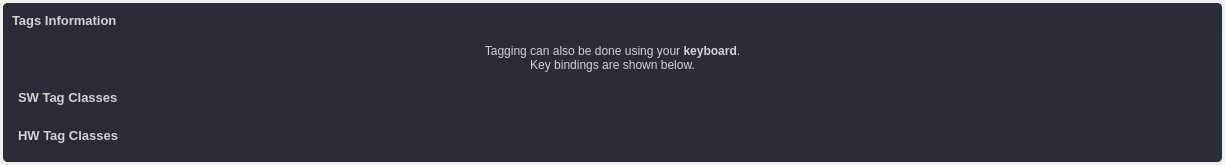
<?xml version="1.0" encoding="UTF-8"?>
<ui version="4.0">
 <class>widget_tags_info</class>
 <widget class="QWidget" name="widget_tags_info">
  <property name="geometry">
   <rect>
    <x>0</x>
    <y>0</y>
    <width>1225</width>
    <height>165</height>
   </rect>
  </property>
  <property name="windowTitle">
   <string>Form</string>
  </property>
  <property name="styleSheet">
   <string notr="true"/>
  </property>
  <layout class="QVBoxLayout" name="verticalLayout">
   <property name="spacing">
    <number>3</number>
   </property>
   <property name="leftMargin">
    <number>3</number>
   </property>
   <property name="topMargin">
    <number>3</number>
   </property>
   <property name="rightMargin">
    <number>3</number>
   </property>
   <property name="bottomMargin">
    <number>3</number>
   </property>
   <item>
    <widget class="QFrame" name="frame_tags_info">
     <property name="minimumSize">
      <size>
       <width>0</width>
       <height>0</height>
      </size>
     </property>
     <property name="maximumSize">
      <size>
       <width>16777215</width>
       <height>16777215</height>
      </size>
     </property>
     <property name="styleSheet">
      <string notr="true">background-color: rgb(41, 45, 56);
border-radius: 5px;
color: rgb(210, 210, 210);</string>
     </property>
     <property name="frameShape">
      <enum>QFrame::NoFrame</enum>
     </property>
     <property name="frameShadow">
      <enum>QFrame::Raised</enum>
     </property>
     <layout class="QVBoxLayout" name="verticalLayout_13" stretch="0,0">
      <property name="spacing">
       <number>0</number>
      </property>
      <property name="leftMargin">
       <number>0</number>
      </property>
      <property name="topMargin">
       <number>0</number>
      </property>
      <property name="rightMargin">
       <number>0</number>
      </property>
      <property name="bottomMargin">
       <number>0</number>
      </property>
      <item>
       <widget class="QFrame" name="frame_title">
        <property name="maximumSize">
         <size>
          <width>16777215</width>
          <height>35</height>
         </size>
        </property>
        <property name="cursor">
         <cursorShape>ArrowCursor</cursorShape>
        </property>
        <property name="styleSheet">
         <string notr="true">background-color: rgb(39, 44, 54);</string>
        </property>
        <property name="frameShape">
         <enum>QFrame::StyledPanel</enum>
        </property>
        <property name="frameShadow">
         <enum>QFrame::Raised</enum>
        </property>
        <layout class="QHBoxLayout" name="horizontalLayout">
         <property name="leftMargin">
          <number>9</number>
         </property>
         <property name="topMargin">
          <number>9</number>
         </property>
         <property name="rightMargin">
          <number>9</number>
         </property>
         <property name="bottomMargin">
          <number>9</number>
         </property>
         <item>
          <widget class="QLabel" name="label_title">
           <property name="font">
            <font>
             <pointsize>10</pointsize>
             <bold>true</bold>
            </font>
           </property>
           <property name="text">
            <string>Tags Information</string>
           </property>
           <property name="textInteractionFlags">
            <set>Qt::LinksAccessibleByMouse|Qt::TextSelectableByKeyboard|Qt::TextSelectableByMouse</set>
           </property>
          </widget>
         </item>
         <item>
          <widget class="QPushButton" name="pushButton_show">
           <property name="minimumSize">
            <size>
             <width>18</width>
             <height>18</height>
            </size>
           </property>
           <property name="maximumSize">
            <size>
             <width>18</width>
             <height>18</height>
            </size>
           </property>
           <property name="text">
            <string/>
           </property>
           <property name="icon">
            <iconset resource="../../UI/resources.qrc">
             <normaloff>:/icons/icons/outline_arrow_bottom_white_18dp.png</normaloff>:/icons/icons/outline_arrow_bottom_white_18dp.png</iconset>
           </property>
          </widget>
         </item>
         <item>
          <widget class="QPushButton" name="pushButton_pop_out">
           <property name="minimumSize">
            <size>
             <width>18</width>
             <height>18</height>
            </size>
           </property>
           <property name="maximumSize">
            <size>
             <width>18</width>
             <height>18</height>
            </size>
           </property>
           <property name="text">
            <string/>
           </property>
           <property name="icon">
            <iconset resource="../../UI/resources.qrc">
             <normaloff>:/icons/icons/outline_open_in_full_white_18dp.png</normaloff>:/icons/icons/outline_open_in_full_white_18dp.png</iconset>
           </property>
          </widget>
         </item>
        </layout>
       </widget>
      </item>
      <item>
       <widget class="QFrame" name="frame_contents">
        <property name="minimumSize">
         <size>
          <width>0</width>
          <height>0</height>
         </size>
        </property>
        <property name="cursor">
         <cursorShape>ArrowCursor</cursorShape>
        </property>
        <property name="styleSheet">
         <string notr="true">QLineEdit {
	background-color: rgb(27, 29, 35);
	border-radius: 5px;
	border: 2px solid rgb(27, 29, 35);
	padding-left: 10px;
}
QLineEdit:hover {
	border: 2px solid rgb(64, 71, 88);
}
QLineEdit:focus {
	border: 2px solid rgb(91, 101, 124);
}
QLineEdit:disabled {
	background-color: rgb(36, 40, 48);
	border: 2px solid rgb(32, 32, 32);
}
QComboBox{
	background-color: rgb(27, 29, 35);
	border-radius: 5px;
	border: 2px solid rgb(27, 29, 35);
	padding: 5px;
	padding-left: 10px;
}
QComboBox:hover{
	border: 2px solid rgb(64, 71, 88);
}
QComboBox:focus {
	border: 2px solid rgb(91, 101, 124);
}
QComboBox QAbstractItemView {
	color: rgb(85, 170, 255);	
	background-color: rgb(27, 29, 35);
	padding: 10px;
	selection-background-color: rgb(39, 44, 54);
}
QComboBox:disabled {
	background-color: rgb(36, 40, 48);
	border: 2px solid rgb(32, 32, 32);
}

QRadioButton::indicator {
    border: 3px rgb(27, 29, 35);
	width: 15px;
	height: 15px;
	border-radius: 10px;
    background: rgb(44, 49, 60);
	margin: 9px;
}
QRadioButton::indicator:hover {
    border: 3px solid rgb(58, 66, 81);
}
QRadioButton::indicator:checked {
    background: 3px solid rgb(94, 106, 130);
	border: 3px solid rgb(52, 59, 72);	
}
QRadioButton::indicator:unchecked {
    background: 3px solid rgb(44, 49, 60);
	border: 3px solid rgb(52, 59, 72);
}</string>
        </property>
        <property name="frameShadow">
         <enum>QFrame::Raised</enum>
        </property>
        <layout class="QVBoxLayout" name="verticalLayout_2">
         <property name="spacing">
          <number>0</number>
         </property>
         <property name="leftMargin">
          <number>6</number>
         </property>
         <property name="topMargin">
          <number>6</number>
         </property>
         <property name="rightMargin">
          <number>6</number>
         </property>
         <property name="bottomMargin">
          <number>6</number>
         </property>
         <item>
          <widget class="QFrame" name="frame_sw_tags_contents_2">
           <property name="minimumSize">
            <size>
             <width>0</width>
             <height>0</height>
            </size>
           </property>
           <property name="cursor">
            <cursorShape>ArrowCursor</cursorShape>
           </property>
           <property name="styleSheet">
            <string notr="true">QLineEdit {
	background-color: rgb(27, 29, 35);
	border-radius: 5px;
	border: 2px solid rgb(27, 29, 35);
	padding-left: 10px;
}
QLineEdit:hover {
	border: 2px solid rgb(64, 71, 88);
}
QLineEdit:focus {
	border: 2px solid rgb(91, 101, 124);
}
QLineEdit:disabled {
	background-color: rgb(36, 40, 48);
	border: 2px solid rgb(32, 32, 32);
}
QComboBox{
	background-color: rgb(27, 29, 35);
	border-radius: 5px;
	border: 2px solid rgb(27, 29, 35);
	padding: 5px;
	padding-left: 10px;
}
QComboBox:hover{
	border: 2px solid rgb(64, 71, 88);
}
QComboBox:focus {
	border: 2px solid rgb(91, 101, 124);
}
QComboBox QAbstractItemView {
	color: rgb(85, 170, 255);	
	background-color: rgb(27, 29, 35);
	padding: 10px;
	selection-background-color: rgb(39, 44, 54);
}
QComboBox:disabled {
	background-color: rgb(36, 40, 48);
	border: 2px solid rgb(32, 32, 32);
}

QRadioButton::indicator {
    border: 3px rgb(27, 29, 35);
	width: 15px;
	height: 15px;
	border-radius: 10px;
    background: rgb(44, 49, 60);
	margin: 9px;
}
QRadioButton::indicator:hover {
    border: 3px solid rgb(58, 66, 81);
}
QRadioButton::indicator:checked {
    background: 3px solid rgb(94, 106, 130);
	border: 3px solid rgb(52, 59, 72);	
}
QRadioButton::indicator:unchecked {
    background: 3px solid rgb(44, 49, 60);
	border: 3px solid rgb(52, 59, 72);
}</string>
           </property>
           <property name="frameShadow">
            <enum>QFrame::Raised</enum>
           </property>
           <layout class="QVBoxLayout" name="verticalLayout_6">
            <property name="spacing">
             <number>0</number>
            </property>
            <property name="leftMargin">
             <number>0</number>
            </property>
            <property name="topMargin">
             <number>0</number>
            </property>
            <property name="rightMargin">
             <number>0</number>
            </property>
            <property name="bottomMargin">
             <number>9</number>
            </property>
            <item>
             <widget class="QLabel" name="label">
              <property name="styleSheet">
               <string notr="true"/>
              </property>
              <property name="text">
               <string>&lt;html&gt;&lt;head/&gt;&lt;body&gt;&lt;p&gt;Tagging can also be done using your &lt;span style=&quot; font-weight:700;&quot;&gt;keyboard&lt;/span&gt;.&lt;br/&gt;Key bindings are shown below.&lt;/p&gt;&lt;/body&gt;&lt;/html&gt;</string>
              </property>
              <property name="alignment">
               <set>Qt::AlignCenter</set>
              </property>
             </widget>
            </item>
           </layout>
          </widget>
         </item>
         <item>
          <widget class="QFrame" name="frame_sw_tags_title">
           <property name="maximumSize">
            <size>
             <width>16777215</width>
             <height>35</height>
            </size>
           </property>
           <property name="cursor">
            <cursorShape>ArrowCursor</cursorShape>
           </property>
           <property name="styleSheet">
            <string notr="true">background-color: rgb(39, 44, 54);</string>
           </property>
           <property name="frameShape">
            <enum>QFrame::StyledPanel</enum>
           </property>
           <property name="frameShadow">
            <enum>QFrame::Raised</enum>
           </property>
           <layout class="QHBoxLayout" name="horizontalLayout_2">
            <property name="leftMargin">
             <number>9</number>
            </property>
            <property name="topMargin">
             <number>9</number>
            </property>
            <property name="rightMargin">
             <number>9</number>
            </property>
            <property name="bottomMargin">
             <number>9</number>
            </property>
            <item>
             <widget class="QLabel" name="sw_tags_title">
              <property name="font">
               <font>
                <pointsize>10</pointsize>
                <bold>true</bold>
               </font>
              </property>
              <property name="text">
               <string>SW Tag Classes</string>
              </property>
              <property name="textInteractionFlags">
               <set>Qt::LinksAccessibleByMouse|Qt::TextSelectableByKeyboard|Qt::TextSelectableByMouse</set>
              </property>
             </widget>
            </item>
           </layout>
          </widget>
         </item>
         <item>
          <widget class="QFrame" name="frame_sw_tags_contents">
           <property name="minimumSize">
            <size>
             <width>0</width>
             <height>0</height>
            </size>
           </property>
           <property name="cursor">
            <cursorShape>ArrowCursor</cursorShape>
           </property>
           <property name="styleSheet">
            <string notr="true">QLineEdit {
	background-color: rgb(27, 29, 35);
	border-radius: 5px;
	border: 2px solid rgb(27, 29, 35);
	padding-left: 10px;
}
QLineEdit:hover {
	border: 2px solid rgb(64, 71, 88);
}
QLineEdit:focus {
	border: 2px solid rgb(91, 101, 124);
}
QLineEdit:disabled {
	background-color: rgb(36, 40, 48);
	border: 2px solid rgb(32, 32, 32);
}
QComboBox{
	background-color: rgb(27, 29, 35);
	border-radius: 5px;
	border: 2px solid rgb(27, 29, 35);
	padding: 5px;
	padding-left: 10px;
}
QComboBox:hover{
	border: 2px solid rgb(64, 71, 88);
}
QComboBox:focus {
	border: 2px solid rgb(91, 101, 124);
}
QComboBox QAbstractItemView {
	color: rgb(85, 170, 255);	
	background-color: rgb(27, 29, 35);
	padding: 10px;
	selection-background-color: rgb(39, 44, 54);
}
QComboBox:disabled {
	background-color: rgb(36, 40, 48);
	border: 2px solid rgb(32, 32, 32);
}

QRadioButton::indicator {
    border: 3px rgb(27, 29, 35);
	width: 15px;
	height: 15px;
	border-radius: 10px;
    background: rgb(44, 49, 60);
	margin: 9px;
}
QRadioButton::indicator:hover {
    border: 3px solid rgb(58, 66, 81);
}
QRadioButton::indicator:checked {
    background: 3px solid rgb(94, 106, 130);
	border: 3px solid rgb(52, 59, 72);	
}
QRadioButton::indicator:unchecked {
    background: 3px solid rgb(44, 49, 60);
	border: 3px solid rgb(52, 59, 72);
}</string>
           </property>
           <property name="frameShadow">
            <enum>QFrame::Raised</enum>
           </property>
           <layout class="QVBoxLayout" name="verticalLayout_4">
            <property name="spacing">
             <number>0</number>
            </property>
            <property name="leftMargin">
             <number>0</number>
            </property>
            <property name="topMargin">
             <number>0</number>
            </property>
            <property name="rightMargin">
             <number>0</number>
            </property>
            <property name="bottomMargin">
             <number>0</number>
            </property>
           </layout>
          </widget>
         </item>
         <item>
          <widget class="QFrame" name="frame_hw_tags_title">
           <property name="maximumSize">
            <size>
             <width>16777215</width>
             <height>35</height>
            </size>
           </property>
           <property name="cursor">
            <cursorShape>ArrowCursor</cursorShape>
           </property>
           <property name="styleSheet">
            <string notr="true">background-color: rgb(39, 44, 54);</string>
           </property>
           <property name="frameShape">
            <enum>QFrame::StyledPanel</enum>
           </property>
           <property name="frameShadow">
            <enum>QFrame::Raised</enum>
           </property>
           <layout class="QHBoxLayout" name="horizontalLayout_3">
            <property name="leftMargin">
             <number>9</number>
            </property>
            <property name="topMargin">
             <number>9</number>
            </property>
            <property name="rightMargin">
             <number>9</number>
            </property>
            <property name="bottomMargin">
             <number>9</number>
            </property>
            <item>
             <widget class="QLabel" name="hw_tags_title">
              <property name="font">
               <font>
                <pointsize>10</pointsize>
                <bold>true</bold>
               </font>
              </property>
              <property name="text">
               <string>HW Tag Classes</string>
              </property>
              <property name="textInteractionFlags">
               <set>Qt::LinksAccessibleByMouse|Qt::TextSelectableByKeyboard|Qt::TextSelectableByMouse</set>
              </property>
             </widget>
            </item>
           </layout>
          </widget>
         </item>
         <item>
          <widget class="QFrame" name="frame_hw_tags_contents">
           <property name="minimumSize">
            <size>
             <width>0</width>
             <height>0</height>
            </size>
           </property>
           <property name="cursor">
            <cursorShape>ArrowCursor</cursorShape>
           </property>
           <property name="styleSheet">
            <string notr="true">QLineEdit {
	background-color: rgb(27, 29, 35);
	border-radius: 5px;
	border: 2px solid rgb(27, 29, 35);
	padding-left: 10px;
}
QLineEdit:hover {
	border: 2px solid rgb(64, 71, 88);
}
QLineEdit:focus {
	border: 2px solid rgb(91, 101, 124);
}
QLineEdit:disabled {
	background-color: rgb(36, 40, 48);
	border: 2px solid rgb(32, 32, 32);
}
QComboBox{
	background-color: rgb(27, 29, 35);
	border-radius: 5px;
	border: 2px solid rgb(27, 29, 35);
	padding: 5px;
	padding-left: 10px;
}
QComboBox:hover{
	border: 2px solid rgb(64, 71, 88);
}
QComboBox:focus {
	border: 2px solid rgb(91, 101, 124);
}
QComboBox QAbstractItemView {
	color: rgb(85, 170, 255);	
	background-color: rgb(27, 29, 35);
	padding: 10px;
	selection-background-color: rgb(39, 44, 54);
}
QComboBox:disabled {
	background-color: rgb(36, 40, 48);
	border: 2px solid rgb(32, 32, 32);
}

QRadioButton::indicator {
    border: 3px rgb(27, 29, 35);
	width: 15px;
	height: 15px;
	border-radius: 10px;
    background: rgb(44, 49, 60);
	margin: 9px;
}
QRadioButton::indicator:hover {
    border: 3px solid rgb(58, 66, 81);
}
QRadioButton::indicator:checked {
    background: 3px solid rgb(94, 106, 130);
	border: 3px solid rgb(52, 59, 72);	
}
QRadioButton::indicator:unchecked {
    background: 3px solid rgb(44, 49, 60);
	border: 3px solid rgb(52, 59, 72);
}</string>
           </property>
           <property name="frameShadow">
            <enum>QFrame::Raised</enum>
           </property>
           <layout class="QVBoxLayout" name="verticalLayout_5">
            <property name="spacing">
             <number>0</number>
            </property>
            <property name="leftMargin">
             <number>0</number>
            </property>
            <property name="topMargin">
             <number>0</number>
            </property>
            <property name="rightMargin">
             <number>0</number>
            </property>
            <property name="bottomMargin">
             <number>0</number>
            </property>
           </layout>
          </widget>
         </item>
        </layout>
       </widget>
      </item>
     </layout>
    </widget>
   </item>
  </layout>
 </widget>
 <resources>
  <include location="../../UI/resources.qrc"/>
 </resources>
 <connections/>
</ui>
